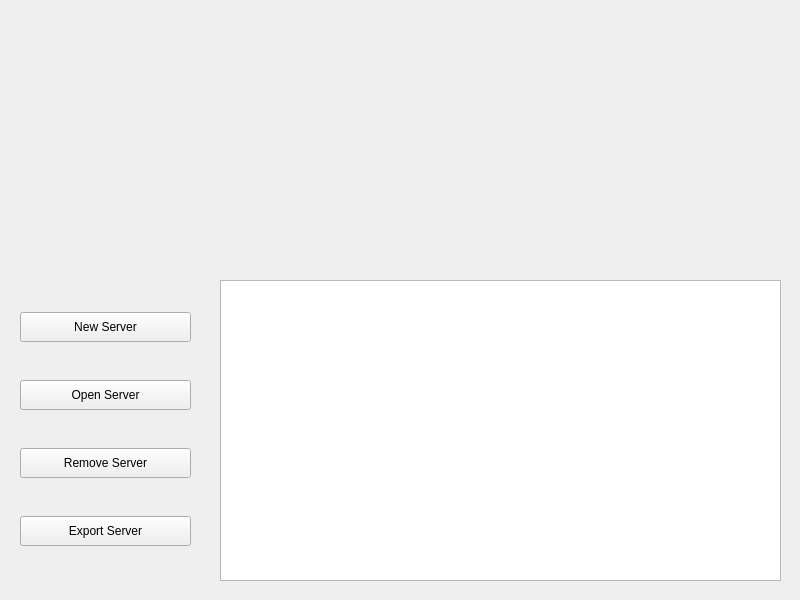
<?xml version="1.0" encoding="UTF-8"?>
<!-- 选择服务器 - UI -->
<ui version="4.0">
 <class>Form</class>
 <widget class="QWidget" name="Form">
  <property name="geometry">
   <rect>
    <x>0</x>
    <y>0</y>
    <width>800</width>
    <height>600</height>
   </rect>
  </property>
  <property name="windowTitle">
   <string>Form</string>
  </property>
  <widget class="QLabel" name="logo">
   <property name="geometry">
    <rect>
     <x>20</x>
     <y>20</y>
     <width>761</width>
     <height>241</height>
    </rect>
   </property>
   <property name="text">
    <string>&lt;html&gt;&lt;head/&gt;&lt;body&gt;&lt;p&gt;&lt;br/&gt;&lt;/p&gt;&lt;/body&gt;&lt;/html&gt;</string>
   </property>
  </widget>
  <widget class="QWidget" name="verticalLayoutWidget">
   <property name="geometry">
    <rect>
     <x>20</x>
     <y>280</y>
     <width>171</width>
     <height>301</height>
    </rect>
   </property>
   <layout class="QVBoxLayout" name="verticalLayout">
    <item>
     <widget class="QPushButton" name="btn1">
      <property name="minimumSize">
       <size>
        <width>0</width>
        <height>30</height>
       </size>
      </property>
      <property name="text">
       <string>New Server</string>
      </property>
     </widget>
    </item>
    <item>
     <widget class="QPushButton" name="btn2">
      <property name="minimumSize">
       <size>
        <width>0</width>
        <height>30</height>
       </size>
      </property>
      <property name="text">
       <string>Open Server</string>
      </property>
     </widget>
    </item>
    <item>
     <widget class="QPushButton" name="btn3">
      <property name="minimumSize">
       <size>
        <width>0</width>
        <height>30</height>
       </size>
      </property>
      <property name="text">
       <string>Remove Server</string>
      </property>
     </widget>
    </item>
    <item>
     <widget class="QPushButton" name="btn4">
      <property name="minimumSize">
       <size>
        <width>10</width>
        <height>30</height>
       </size>
      </property>
      <property name="text">
       <string>Export Server</string>
      </property>
     </widget>
    </item>
   </layout>
  </widget>
  <widget class="QListWidget" name="serverList">
   <property name="geometry">
    <rect>
     <x>220</x>
     <y>280</y>
     <width>561</width>
     <height>301</height>
    </rect>
   </property>
  </widget>
 </widget>
 <resources/>
 <connections/>
</ui>
